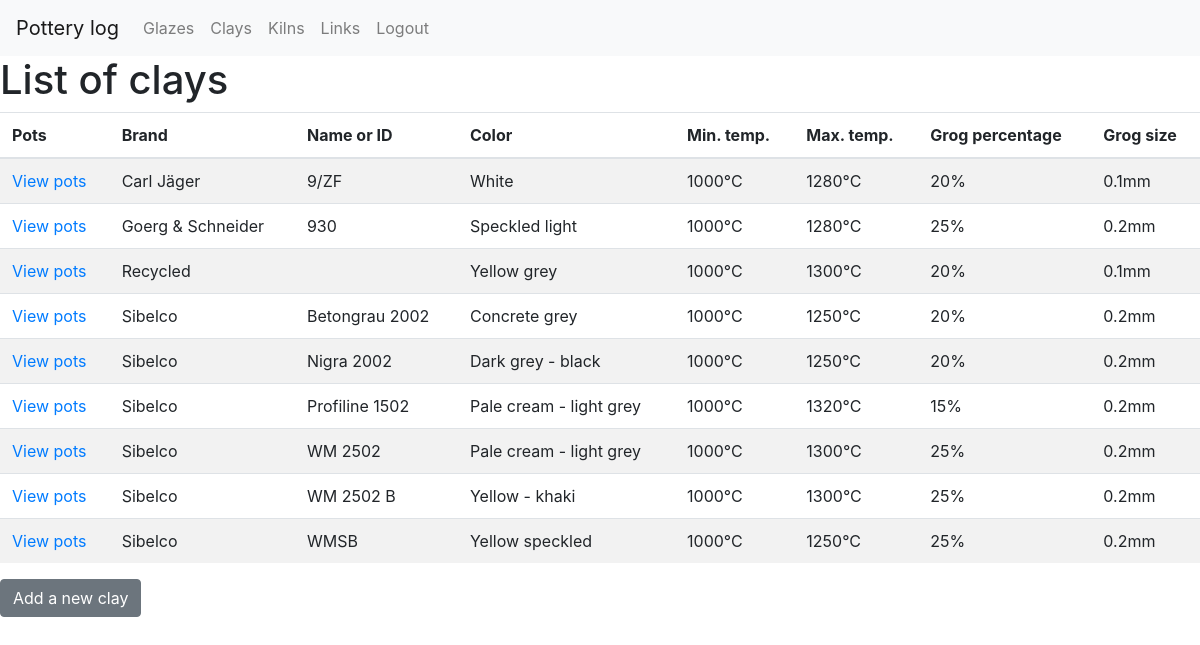
Screenshot of /viewclays (signed in) with the database file from the repository.
### app/models.py (models this page shows, shortened)
class Clay(db.Model):
    __tablename__ = 'clay'
    id = db.Column(db.Integer, primary_key=True)
    brand = db.Column(db.String(140), index=True)
    name_id = db.Column(db.String(140), index=True)
    color = db.Column(db.String(140))
    temp_min = db.Column(db.Integer) # in °C
    temp_max = db.Column(db.Integer) # in °C
    grog_percent = db.Column(db.Integer) # in %
    grog_size_max = db.Column(db.Float) # in mm
    pots = db.relationship('Pot', backref='made_with_clay', lazy='dynamic')

### app/controller.py (the view)
@app.route('/viewclays')
@login_required
def view_clays():
    clays = Clay.query.order_by(Clay.brand, Clay.name_id).all()
    clay_form = AddClayForm()
    return render_template('viewclays.html', title='List of clays', clays=clays, clay_form=clay_form)

### app/models.py (called while the page is built)
@login.user_loader
def load_user(id):
    return User.query.get(int(id))

### app/templates/viewclays.html (shortened to what this page needs)
{% extends 'layout.html' %}
{% block main %}
<h1>List of clays</h1>
<table class="table table-striped">
    <thead>
        <tr>
            <th>Pots</th>
            <th>Brand</th>
            <th>Name or ID</th>
            <th>Color</th>
            <th>Min. temp.</th>
            <th>Max. temp.</th>
            <th>Grog percentage</th>
            <th>Grog size</th>
        </tr>
    </thead>
    <body>
        {% for clay in clays %}
        <tr>
            <td><a href="{{ url_for('show_clay', clay_id=clay.id) }}">View pots</a></td>
            <td>{{ clay.brand or '' }}</td>
            <td>{{ clay.name_id or '' }}</td>
            <td>{{ clay.color or '' }}</td>
            <td>{{ clay.temp_min ~ '°C' if clay.temp_min else '' }}</td>
            <td>{{ clay.temp_max ~ '°C' if clay.temp_max else '' }}</td>
            <td>{{ clay.grog_percent ~ '%' if clay.grog_percent else '' }}</td>
            <td>{{ clay.grog_size_max ~ 'mm' if clay.grog_size_max else '' }}</td>
        </tr>
        {% endfor %}
    </body>
</table>
<button id="add-new-clay" type="button" class="btn btn-secondary" data-toggle="modal" data-target="#modal-add-clay" data-reload-page="true">Add a new clay</button>
{% endblock %}

### rows the page displays
Clay: brand "Carl Jäger", name "9/ZF", color "White", temp_min "1000°C", temp_max "1280°C", grog_percent "20%", grog_size_max "0.1mm"
Clay: brand "Goerg & Schneider", name "930", color "Speckled light", temp_min "1000°C", temp_max "1280°C", grog_percent "25%", grog_size_max "0.2mm"
Clay: brand "Recycled", color "Yellow grey", temp_min "1000°C", temp_max "1300°C", grog_percent "20%", grog_size_max "0.1mm"
Clay: brand "Sibelco", name "Betongrau 2002", color "Concrete grey", temp_min "1000°C", temp_max "1250°C", grog_percent "20%", grog_size_max "0.2mm"
Clay: brand "Sibelco", name "Nigra 2002", color "Dark grey - black", temp_min "1000°C", temp_max "1250°C", grog_percent "20%", grog_size_max "0.2mm"
Clay: brand "Sibelco", name "Profiline 1502", color "Pale cream - light grey", temp_min "1000°C", temp_max "1320°C", grog_percent "15%", grog_size_max "0.2mm"
Clay: brand "Sibelco", name "WM 2502", color "Pale cream - light grey", temp_min "1000°C", temp_max "1300°C", grog_percent "25%", grog_size_max "0.2mm"
Clay: brand "Sibelco", name "WM 2502 B", color "Yellow - khaki", temp_min "1000°C", temp_max "1300°C", grog_percent "25%", grog_size_max "0.2mm"
Clay: brand "Sibelco", name "WMSB", color "Yellow speckled", temp_min "1000°C", temp_max "1250°C", grog_percent "25%", grog_size_max "0.2mm"
